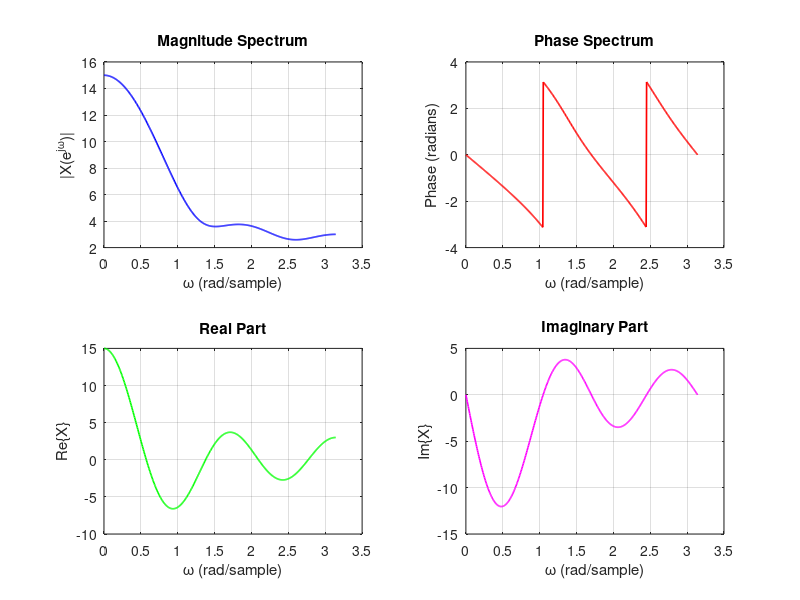

Write the MATLAB code that produced this figure.
% Discrete-Time Fourier Transform (DTFT) of a Finite-Duration Sequence.

clc; clear; close all;

% Input sequence
x = [1 2 3 4 5];
N = length(x);

% Frequency samples (501 points between 0 and pi)
w = linspace(0, pi, 501);

% Compute DTFT manually
X = zeros(size(w));
for k = 1:length(w)
    X(k) = sum(x .* exp(-1j*w(k)*(0:N-1)));
end

% Plot results
figure;
subplot(2,2,1);
plot(w, abs(X), 'b','LineWidth',1.2);
xlabel('\omega (rad/sample)'); ylabel('|X(e^{j\omega})|');
title('Magnitude Spectrum'); grid on;

subplot(2,2,2);
plot(w, angle(X), 'r','LineWidth',1.2);
xlabel('\omega (rad/sample)'); ylabel('Phase (radians)');
title('Phase Spectrum'); grid on;

subplot(2,2,3);
plot(w, real(X), 'g','LineWidth',1.2);
xlabel('\omega (rad/sample)'); ylabel('Re\{X\}');
title('Real Part'); grid on;
subplot(2,2,4);
plot(w, imag(X), 'm','LineWidth',1.2);
xlabel('\omega (rad/sample)'); ylabel('Im\{X\}');
title('Imaginary Part'); grid on;
